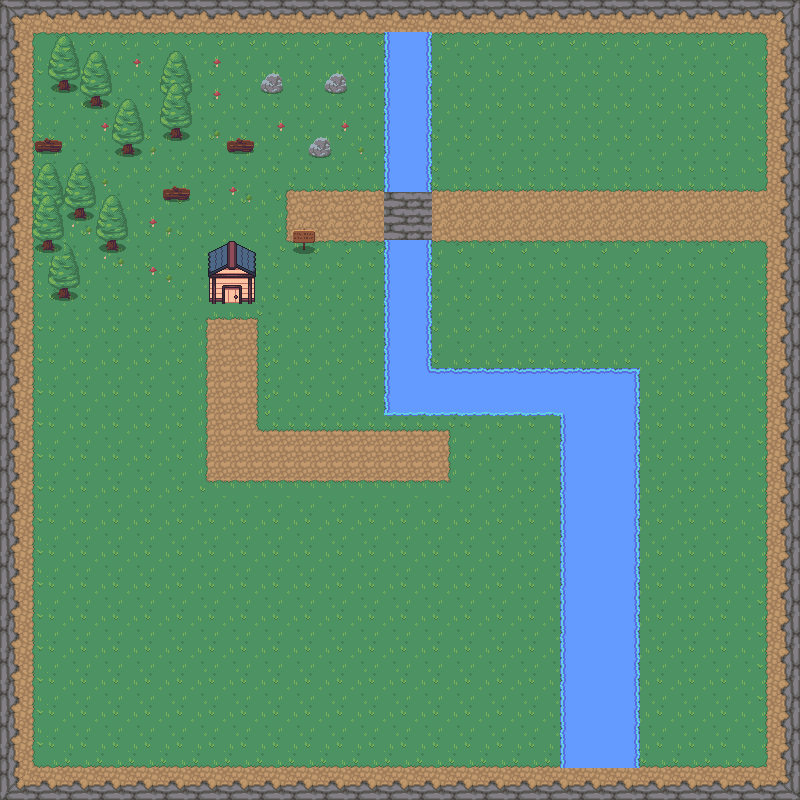

This is a level from a 2D game, rendered from its Tiled map with the project's own tilesets. A one-line summary and the map file follow, with tile-layer data summarised:
An orthogonal 50x50 tile map with 16x16 px tiles, 5 tile layers (Background, Rever, Road, Walls, ...), 1 hidden layer not drawn, 3 tilesets and 12 objects (10x collision, player).

<map version="1.8" tiledversion="1.8.2" orientation="orthogonal" renderorder="right-down" width="50" height="50" tilewidth="16" tileheight="16" infinite="0" nextlayerid="9" nextobjectid="17">
 <tileset firstgid="1" source="Nature.tsx" />
 <tileset firstgid="721" source="Assets/Wood Bridge.tsx" />
 <tileset firstgid="736" source="Assets/Hous.tsx" />
 <layer id="1" name="Background" width="50" height="50" locked="1">
  <data>[2500 cells, 2500 non-empty, 8 distinct tile ids]</data>
 </layer>
 <layer id="3" name="Rever" width="50" height="50" locked="1">
  <data>[2500 cells, 1043 non-empty, 17 distinct tile ids]</data>
 </layer>
 <layer id="4" name="Road" width="50" height="50" locked="1">
  <data>[2500 cells, 269 non-empty, 23 distinct tile ids]</data>
 </layer>
 <layer id="2" name="Walls" width="50" height="50" locked="1">
  <data>[2500 cells, 2500 non-empty, 45 distinct tile ids]</data>
 </layer>
 <layer id="6" name="Bridge" width="50" height="50" visible="0">
  <data>[2500 cells, 0 non-empty, 0 distinct tile ids]</data>
 </layer>
 <layer id="7" name="Decoration" width="50" height="50">
  <data>[2500 cells, 145 non-empty, 41 distinct tile ids]</data>
 </layer>
 <objectgroup id="5" name="Object">
  <object id="1" type="collision" x="384.333" y="32.3333" width="45.3333" height="159.333" />
  <object id="2" type="collision" x="384.667" y="240.333" width="46.3333" height="174" />
  <object id="3" type="collision" x="431.667" y="368.333" width="206.333" height="46" />
  <object id="5" type="collision" x="1" y="769" width="797" height="31" />
  <object id="6" type="collision" x="0" y="0" width="30" height="768" />
  <object id="7" type="collision" x="30" y="1" width="770" height="30" />
  <object id="8" type="collision" x="768" y="30" width="29" height="739" />
  <object id="9" name="player" x="231.666" y="335.666">
   <point />
  </object>
  <object id="13" type="collision" x="385.333" y="32.6667" width="43.3333" height="158.667" />
  <object id="14" type="collision" x="386.667" y="241.333" width="42.6667" height="172.667" />
  <object id="15" type="collision" x="430.667" y="370" width="206.667" height="44" />
  <object id="16" x="561.333" y="415.333" width="76.6667" height="352.667" />
 </objectgroup>
</map>
